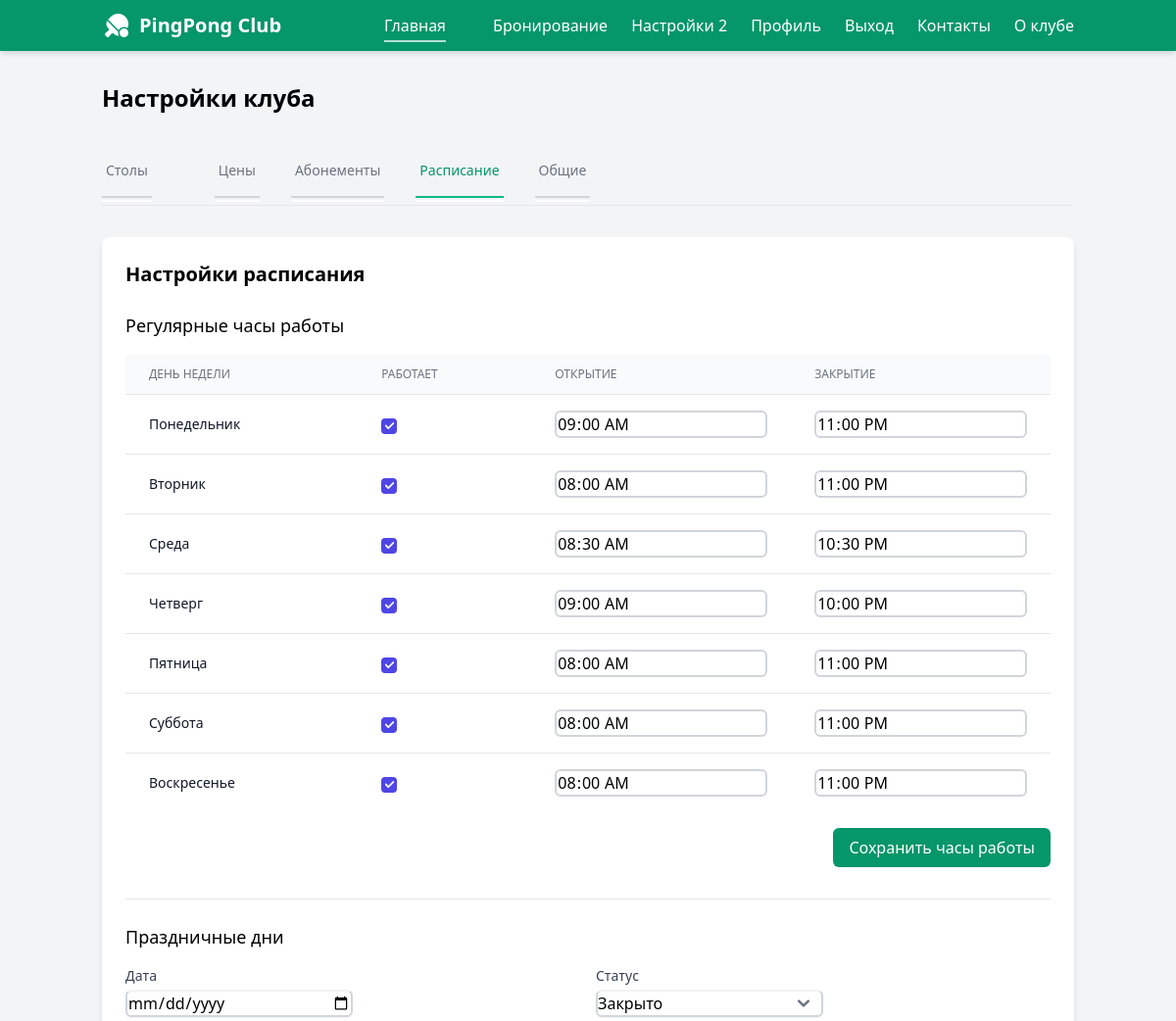
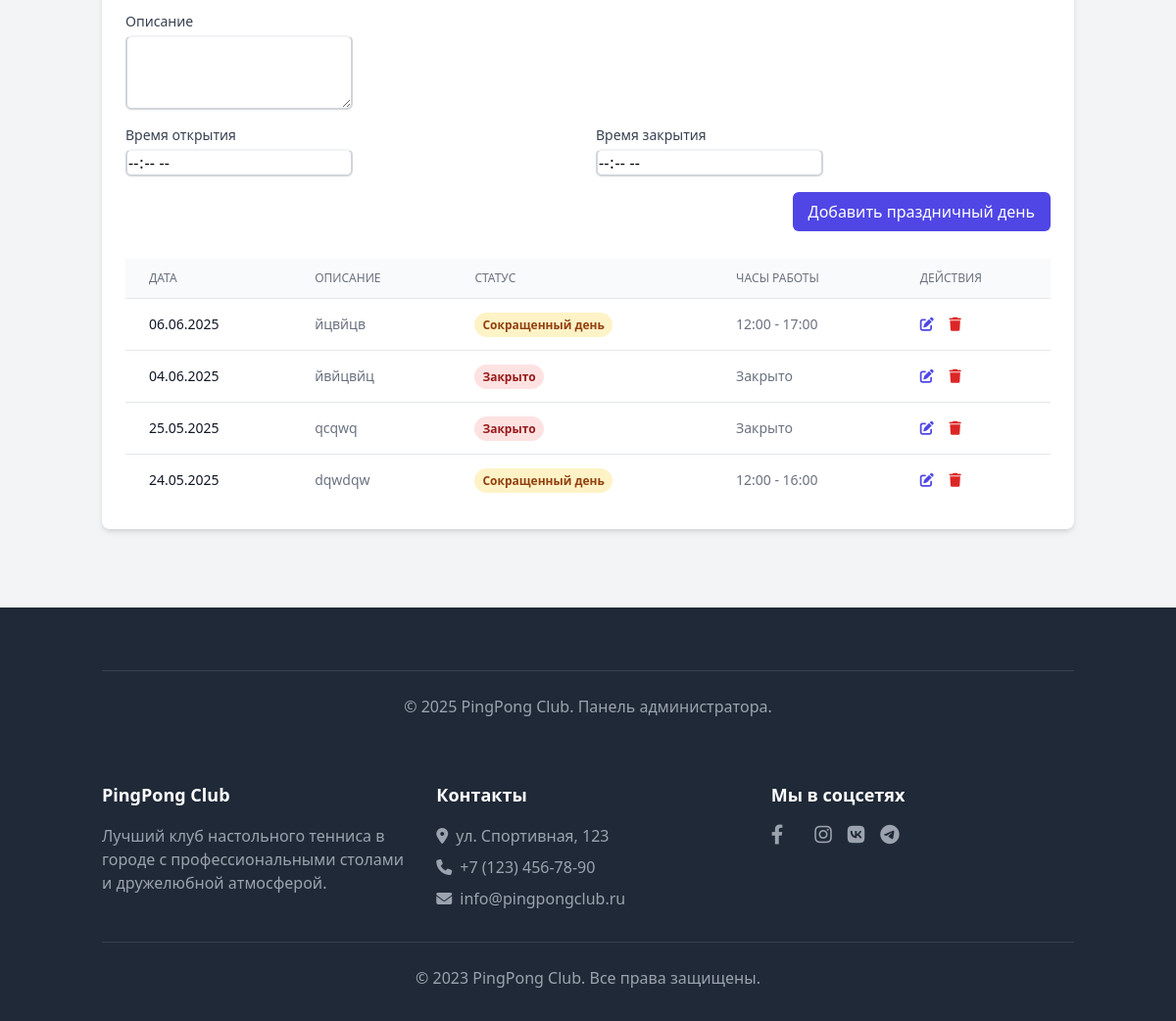
The app's page /settings/schedule/ (signed in) with its own data (2 pictures, top to bottom).
### admin_settings/models.py (models this page shows, shortened)
class WorkingDay(models.Model):
    DAYS_OF_WEEK = (
        (0, 'Понедельник'),
        (1, 'Вторник'),
        (2, 'Среда'),
        (3, 'Четверг'),
        (4, 'Пятница'),
        (5, 'Суббота'),
        (6, 'Воскресенье'),
    )
    day = models.PositiveSmallIntegerField(choices=DAYS_OF_WEEK, unique=True)
    open_time = models.TimeField(default='09:00')
    close_time = models.TimeField(default='22:00')
    slot_duration = models.PositiveIntegerField(default=30)
    is_open = models.BooleanField(default=True)
    class Meta:
        verbose_name = "Рабочий день"
        verbose_name_plural = "Рабочие дни"
        ordering = ['day']

class Holiday(models.Model):
    HOLIDAY_STATUS = (
        ('closed', 'Закрыто'),
        ('shortened', 'Сокращенный день'),
        ('normal', 'Обычный режим'),
    )
    date = models.DateField(unique=True, verbose_name="Дата")
    description = models.CharField(max_length=200, verbose_name="Описание")
    status = models.CharField(max_length=10, choices=HOLIDAY_STATUS, default='closed', verbose_name="Статус")
    open_time = models.TimeField(blank=True, null=True, verbose_name="Время открытия")
    close_time = models.TimeField(blank=True, null=True, verbose_name="Время закрытия")
    class Meta:
        verbose_name = "Праздничный день"
        verbose_name_plural = "Праздничные дни"
        ordering = ['date']

### admin_settings/views.py (the view, shortened to what this page needs)
# urls.py: path('<str:active_tab>/', ClubSettingsView.as_view(), name='club_settings'),
class ClubSettingsView(LoginRequiredMixin, View):
    template_name = 'admin/admin-settings.html'
    def get(self, request, *args, **kwargs):
        active_tab = kwargs.get('active_tab', 'tables')
        context = self.get_context_data(active_tab)
        return render(request, self.template_name, context)
    def get_context_data(self, active_tab):
        context = {
            'active_tab': active_tab,
            'club_settings': ClubSettings.objects.first() or ClubSettings.objects.create(),
            'notifications': NotificationSettings.objects.first(),
            'settings_form': ClubSettingsForm
        }
        if active_tab == 'tables':
            context.update({
                'tables': Table.objects.all(),
                'table_form': TableForm(),
                'table_type_form': TableTypeForm(),  # Добавьте эту строку
                'table_types': TableType.objects.all(),
            })
        elif active_tab == 'memberships':
            context.update({
                'membership_types': MembershipType.objects.all(),
                'membership_form': MembershipTypeForm(),
            })
        elif active_tab == 'schedule':
            working_days = WorkingDay.objects.all().order_by('day')
            holidays = Holiday.objects.all().order_by('-date')
            working_hours_forms = []
            for day in working_days:
                form = WorkingHoursForm(instance=day, prefix=f'day_{day.day}')
                working_hours_forms.append((day, form))
            context.update({
                'working_hours_forms': working_hours_forms,
                'holidays': holidays,
                'holiday_form': HolidayForm(),
            })
        return context

### templates/admin/admin-settings.html (shortened to what this page needs)
    {% extends 'base.html' %}
    {% load static %}
    {% block content %}
        <main class="container mx-auto px-4 py-8">
            <h1 class="text-2xl font-bold mb-8">Настройки клуба</h1>
            <div class="mb-8 overflow-x-auto">
                <div class="border-b border-gray-200 w-max min-w-full">
                    <nav class="-mb-px flex space-x-8 overflow-x-auto pb-2">
                        <a href="{% url 'admin_settings:club_settings' 'tables' %}"
                           class="{% if active_tab == 'tables' %}border-green-500 text-green-600{% else %}border-transparent text-gray-500 hover:text-gray-700 hover:border-2 border-gray-300{% endif %} whitespace-nowrap py-4 px-1 border-b-2 font-medium text-sm">
                            Столы
                        </a>
                        <a href="{% url 'admin_settings:club_settings' 'pricing' %}"
                           class="{% if active_tab == 'pricing' %}border-green-500 text-green-600{% else %}border-transparent text-gray-500 hover:text-gray-700 hover:border-2 border-gray-300{% endif %} whitespace-nowrap py-4 px-1 border-b-2 font-medium text-sm">
                            Цены
                        </a>
                        <a href="{% url 'admin_settings:club_settings' 'memberships' %}"
                           class="{% if active_tab == 'memberships' %}border-green-500 text-green-600{% else %}border-transparent text-gray-500 hover:text-gray-700 hover:border-2 border-gray-300{% endif %} whitespace-nowrap py-4 px-1 border-b-2 font-medium text-sm">
                            Абонементы
                        </a>
                        <a href="{% url 'admin_settings:club_settings' 'schedule' %}"
                           class="{% if active_tab == 'schedule' %}border-green-500 text-green-600{% else %}border-transparent text-gray-500 hover:text-gray-700 hover:border-2 border-gray-300{% endif %} whitespace-nowrap py-4 px-1 border-b-2 font-medium text-sm">
                            Расписание
                        </a>
                        <a href="{% url 'admin_settings:club_settings' 'general' %}"
                           class="{% if active_tab == 'general' %}border-green-500 text-green-600{% else %}border-transparent text-gray-500 hover:text-gray-700 hover:border-2 border-gray-300{% endif %} whitespace-nowrap py-4 px-1 border-b-2 font-medium text-sm">
                            Общие
                        </a>
                    </nav>
                </div>
            </div>
            {% if active_tab == 'tables' %}
                {% include 'admin/settings_templates/tables_settings.html' %}
            {% elif active_tab == 'pricing' %}
                {% include 'admin/settings_templates/pricing_settings.html' %}
            {% elif active_tab == 'memberships' %}
                {% include 'admin/settings_templates/memberships_settings.html' %}
            {% elif active_tab == 'schedule' %}
                {% include 'admin/settings_templates/schedule_settings.html' %}
            {% elif active_tab == 'general' %}
                {% include 'admin/settings_templates/general_settings.html' %}
            {% endif %}
        </main>
        <footer class="bg-gray-800 text-white py-8 mt-12">
            <div class="container mx-auto px-4">
                <div class="border-t border-gray-700 mt-8 pt-6 text-center text-gray-400">
                    <p>&copy; {% now "Y" %} PingPong Club. Панель администратора.</p>
                </div>
            </div>
        </footer>
    {% endblock %}
    {% block extrascripts %}
        {{ block.super }}
    {% endblock %}

### templates/admin/settings_templates/schedule_settings.html (shortened to what this page needs)
<div class="!bg-white rounded-lg shadow-md p-6">
    <h2 class="text-xl font-semibold mb-6">Настройки расписания</h2>
    <div class="mb-8">
        <h3 class="text-lg font-medium mb-4">Регулярные часы работы</h3>
        <form method="post" action="{% url 'admin_settings:update_working_hours' %}">
            <div class="overflow-x-auto">
                <table class="min-w-full divide-y divide-gray-200 bg-white">
                    <thead class="bg-gray-50">
                    <tr>
                        <th class="px-6 py-3 text-left text-xs font-medium text-gray-500 uppercase">День недели</th>
                        <th class="px-6 py-3 text-left text-xs font-medium text-gray-500 uppercase">Работает</th>
                        <th class="px-6 py-3 text-left text-xs font-medium text-gray-500 uppercase">Открытие</th>
                        <th class="px-6 py-3 text-left text-xs font-medium text-gray-500 uppercase">Закрытие</th>
                    </tr>
                    </thead>
                    <tbody class="bg-white divide-y divide-gray-200">
                    {% for day, form in working_hours_forms %}
                        <tr>
                            <td class="px-6 py-4 whitespace-nowrap text-sm font-medium text-gray-900">
                                {{ day.get_day_display }}
                            </td>
                            <td class="px-6 py-4 whitespace-nowrap">
                                {{ form.is_open }}
                            </td>
                            <td class="px-6 py-4 whitespace-nowrap">
                                {{ form.open_time }}
                            </td>
                            <td class="px-6 py-4 whitespace-nowrap">
                                {{ form.close_time }}
                            </td>
                        </tr>
                    {% endfor %}
                    </tbody>
                </table>
            </div>
            <div class="mt-4 flex justify-end">
                <button type="submit" class="bg-green-600 hover:bg-green-700 text-white px-4 py-2 rounded-md">
                    Сохранить часы работы
                </button>
            </div>
        </form>
    </div>
    <div class="border-t pt-6">
        <h3 class="text-lg font-medium mb-4">Праздничные дни</h3>
        <form method="post" class="mb-7" action="{% url 'admin_settings:holiday_create' %}">
            <div class="grid grid-cols-1 md:grid-cols-2 gap-4 mb-4">
                <div>
                    <label class="block text-sm font-medium text-gray-700 mb-1">Дата</label>
                    {{ holiday_form.date }}
                </div>
                <div>
                    <label class="block text-sm font-medium text-gray-700 mb-1">Статус</label>
                    {{ holiday_form.status }}
                </div>
                <div>
                    <label class="block text-sm font-medium text-gray-700 mb-1">Описание</label>
                    {{ holiday_form.description }}
                </div>
            </div>
            <div id="holiday-hours" class="grid grid-cols-1 md:grid-cols-2 gap-4 mb-4 ">
                <div>
                    <label class="block text-sm font-medium text-gray-700 mb-1">Время открытия</label>
                    {{ holiday_form.open_time }}
                </div>
                <div>
                    <label class="block text-sm font-medium text-gray-700 mb-1">Время закрытия</label>
                    {{ holiday_form.close_time }}
                </div>
            </div>
            <div class="flex justify-end">
                <button type="submit" class="bg-indigo-600 hover:bg-indigo-700 text-white px-4 py-2 rounded-md">
                    Добавить праздничный день
                </button>
            </div>
        </form>
        <div class="overflow-x-auto">
            <table class="min-w-full divide-y divide-gray-200">
                <thead class="bg-gray-50">
                <tr>
                    <th class="px-6 py-3 text-left text-xs font-medium text-gray-500 uppercase">Дата</th>
                    <th class="px-6 py-3 text-left text-xs font-medium text-gray-500 uppercase">Описание</th>
                    <th class="px-6 py-3 text-left text-xs font-medium text-gray-500 uppercase">Статус</th>
                    <th class="px-6 py-3 text-left text-xs font-medium text-gray-500 uppercase">Часы работы</th>
                    <th class="px-6 py-3 text-left text-xs font-medium text-gray-500 uppercase">Действия</th>
                </tr>
                </thead>
                <tbody class="bg-white divide-y divide-gray-200" id="holiday-table-body">
                {% for holiday in holidays %}
                    <tr data-holiday-id="{{ holiday.id }}">
                        <td class="px-6 py-4 whitespace-nowrap text-sm text-gray-900">
                            {{ holiday.date|date:"d.m.Y" }}
                        </td>
                        <td class="px-6 py-4 text-sm text-gray-500">
                            {{ holiday.description }}
                        </td>
                        <td class="px-6 py-4 whitespace-nowrap text-sm">
                <span class="px-2 py-1 text-xs font-semibold rounded-full
                    {% if holiday.status == 'closed' %}bg-red-100 text-red-800
                    {% elif holiday.status == 'shortened' %}bg-yellow-100 text-yellow-800
                    {% else %}bg-green-100 text-green-800{% endif %}">
                    {{ holiday.get_status_display }}
                </span>
                        </td>
                        <td class="px-6 py-4 whitespace-nowrap text-sm text-gray-500">
                            {% if holiday.open_time and holiday.close_time %}
                                {{ holiday.open_time|time:"H:i" }} - {{ holiday.close_time|time:"H:i" }}
                            {% else %}Закрыто{% endif %}
                        </td>
                        <td class="px-6 py-4 whitespace-nowrap text-sm font-medium">
                            <a href="#" class="text-indigo-600 hover:text-indigo-900 mr-3 edit-holiday"
                               data-holiday-id="{{ holiday.id }}"><i class="fas fa-edit"></i> </a>
                            <a href="#" class="text-red-600 hover:text-red-900 delete-holiday"
                               data-holiday-id="{{ holiday.id }}"><i class="fas fa-trash"></i></a>
                        </td>
                    </tr>
                {% empty %}
                    <tr>
                        <td colspan="5" class="px-6 py-4 text-sm text-gray-500 text-center">
                            Нет добавленных праздничных дней
                        </td>
                    </tr>
                {% endfor %}
                </tbody>
            </table>
        </div>
    </div>
</div>

### static/css/styles.css (style rules this page uses)
.font-medium { position: relative; }
.font-medium::after { content: ''; position: absolute; bottom: -6px; left: 0; width: 100%; height: 2px; background-color: rgba(255, 255, 255, 0.7); }
html { scroll-behavior: smooth; }
.text-red-800 { color: #991b1b; }
.text-yellow-800 { color: #92400e; }

### records on screen
WorkingDay: day "Понедельник"
WorkingDay: day "Вторник"
WorkingDay: day "Среда"
WorkingDay: day "Четверг"
WorkingDay: day "Пятница"
WorkingDay: day "Суббота"
WorkingDay: day "Воскресенье"
Holiday: date "06.06.2025", description "йцвйцв", status "Сокращенный день", open_time "12:00", close_time "17:00"
Holiday: date "04.06.2025", description "йвйцвйц", status "Закрыто", open_time "Закрыто"
Holiday: date "25.05.2025", description "qcqwq", status "Закрыто", open_time "Закрыто"
Holiday: date "24.05.2025", description "dqwdqw", status "Сокращенный день", open_time "12:00", close_time "16:00"
